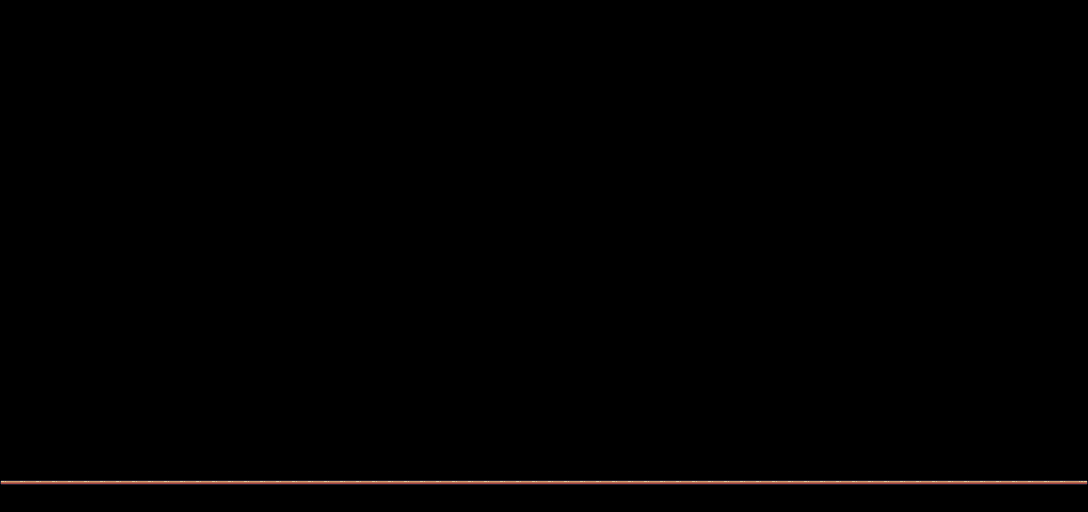

Rendered tile map (Tiled .tmx) drawn with the repository's tilesets; below, a short description and the full map source, tile grids included:
An orthogonal 68x32 tile map with 16x16 px tiles, 1 tile layer (Tile Layer 1) and 1 object (Player).

<map version="1.10" tiledversion="1.11.2" orientation="orthogonal" renderorder="right-down" width="68" height="32" tilewidth="16" tileheight="16" infinite="0" nextlayerid="3" nextobjectid="5">
 <tileset firstgid="1" source="dumb.tsx" />
 <layer id="1" name="Tile Layer 1" width="68" height="32">
  <data encoding="csv">
0,0,0,0,0,0,0,0,0,0,0,0,0,0,0,0,0,0,0,0,0,0,0,0,0,0,0,0,0,0,0,0,0,0,0,0,0,0,0,0,0,0,0,0,0,0,0,0,0,0,0,0,0,0,0,0,0,0,0,0,0,0,0,0,0,0,0,0,
0,0,0,0,0,0,0,0,0,0,0,0,0,0,0,0,0,0,0,0,0,0,0,0,0,0,0,0,0,0,0,0,0,0,0,0,0,0,0,0,0,0,0,0,0,0,0,0,0,0,0,0,0,0,0,0,0,0,0,0,0,0,0,0,0,0,0,0,
0,0,0,0,0,0,0,0,0,0,0,0,0,0,0,0,0,0,0,0,0,0,0,0,0,0,0,0,0,0,0,0,0,0,0,0,0,0,0,0,0,0,0,0,0,0,0,0,0,0,0,0,0,0,0,0,0,0,0,0,0,0,0,0,0,0,0,0,
0,0,0,0,0,0,0,0,0,0,0,0,0,0,0,0,0,0,0,0,0,0,0,0,0,0,0,0,0,0,0,0,0,0,0,0,0,0,0,0,0,0,0,0,0,0,0,0,0,0,0,0,0,0,0,0,0,0,0,0,0,0,0,0,0,0,0,0,
0,0,0,0,0,0,0,0,0,0,0,0,0,0,0,0,0,0,0,0,0,0,0,0,0,0,0,0,0,0,0,0,0,0,0,0,0,0,0,0,0,0,0,0,0,0,0,0,0,0,0,0,0,0,0,0,0,0,0,0,0,0,0,0,0,0,0,0,
0,0,0,0,0,0,0,0,0,0,0,0,0,0,0,0,0,0,0,0,0,0,0,0,0,0,0,0,0,0,0,0,0,0,0,0,0,0,0,0,0,0,0,0,0,0,0,0,0,0,0,0,0,0,0,0,0,0,0,0,0,0,0,0,0,0,0,0,
0,0,0,0,0,0,0,0,0,0,0,0,0,0,0,0,0,0,0,0,0,0,0,0,0,0,0,0,0,0,0,0,0,0,0,0,0,0,0,0,0,0,0,0,0,0,0,0,0,0,0,0,0,0,0,0,0,0,0,0,0,0,0,0,0,0,0,0,
0,0,0,0,0,0,0,0,0,0,0,0,0,0,0,0,0,0,0,0,0,0,0,0,0,0,0,0,0,0,0,0,0,0,0,0,0,0,0,0,0,0,0,0,0,0,0,0,0,0,0,0,0,0,0,0,0,0,0,0,0,0,0,0,0,0,0,0,
0,0,0,0,0,0,0,0,0,0,0,0,0,0,0,0,0,0,0,0,0,0,0,0,0,0,0,0,0,0,0,0,0,0,0,0,0,0,0,0,0,0,0,0,0,0,0,0,0,0,0,0,0,0,0,0,0,0,0,0,0,0,0,0,0,0,0,0,
0,0,0,0,0,0,0,0,0,0,0,0,0,0,0,0,0,0,0,0,0,0,0,0,0,0,0,0,0,0,0,0,0,0,0,0,0,0,0,0,0,0,0,0,0,0,0,0,0,0,0,0,0,0,0,0,0,0,0,0,0,0,0,0,0,0,0,0,
0,0,0,0,0,0,0,0,0,0,0,0,0,0,0,0,0,0,0,0,0,0,0,0,0,0,0,0,0,0,0,0,0,0,0,0,0,0,0,0,0,0,0,0,0,0,0,0,0,0,0,0,0,0,0,0,0,0,0,0,0,0,0,0,0,0,0,0,
0,0,0,0,0,0,0,0,0,0,0,0,0,0,0,0,0,0,0,0,0,0,0,0,0,0,0,0,0,0,0,0,0,0,0,0,0,0,0,0,0,0,0,0,0,0,0,0,0,0,0,0,0,0,0,0,0,0,0,0,0,0,0,0,0,0,0,0,
0,0,0,0,0,0,0,0,0,0,0,0,0,0,0,0,0,0,0,0,0,0,0,0,0,0,0,0,0,0,0,0,0,0,0,0,0,0,0,0,0,0,0,0,0,0,0,0,0,0,0,0,0,0,0,0,0,0,0,0,0,0,0,0,0,0,0,0,
0,0,0,0,0,0,0,0,0,0,0,0,0,0,0,0,0,0,0,0,0,0,0,0,0,0,0,0,0,0,0,0,0,0,0,0,0,0,0,0,0,0,0,0,0,0,0,0,0,0,0,0,0,0,0,0,0,0,0,0,0,0,0,0,0,0,0,0,
0,0,0,0,0,0,0,0,0,0,0,0,0,0,0,0,0,0,0,0,0,0,0,0,0,0,0,0,0,0,0,0,0,0,0,0,0,0,0,0,0,0,0,0,0,0,0,0,0,0,0,0,0,0,0,0,0,0,0,0,0,0,0,0,0,0,0,0,
0,0,0,0,0,0,0,0,0,0,0,0,0,0,0,0,0,0,0,0,0,0,0,0,0,0,0,0,0,0,0,0,0,0,0,0,0,0,0,0,0,0,0,0,0,0,0,0,0,0,0,0,0,0,0,0,0,0,0,0,0,0,0,0,0,0,0,0,
0,0,0,0,0,0,0,0,0,0,0,0,0,0,0,0,0,0,0,0,0,0,0,0,0,0,0,0,0,0,0,0,0,0,0,0,0,0,0,0,0,0,0,0,0,0,0,0,0,0,0,0,0,0,0,0,0,0,0,0,0,0,0,0,0,0,0,0,
0,0,0,0,0,0,0,0,0,0,0,0,0,0,0,0,0,0,0,0,0,0,0,0,0,0,0,0,0,0,0,0,0,0,0,0,0,0,0,0,0,0,0,0,0,0,0,0,0,0,0,0,0,0,0,0,0,0,0,0,0,0,0,0,0,0,0,0,
0,0,0,0,0,0,0,0,0,0,0,0,0,0,0,0,0,0,0,0,0,0,0,0,0,0,0,0,0,0,0,0,0,0,0,0,0,0,0,0,0,0,0,0,0,0,0,0,0,0,0,0,0,0,0,0,0,0,0,0,0,0,0,0,0,0,0,0,
0,0,0,0,0,0,0,0,0,0,0,0,0,0,0,0,0,0,0,0,0,0,0,0,0,0,0,0,0,0,0,0,0,0,0,0,0,0,0,0,0,0,0,0,0,0,0,0,0,0,0,0,0,0,0,0,0,0,0,0,0,0,0,0,0,0,0,0,
0,0,0,0,0,0,0,0,0,0,0,0,0,0,0,0,0,0,0,0,0,0,0,0,0,0,0,0,0,0,0,0,0,0,0,0,0,0,0,0,0,0,0,0,0,0,0,0,0,0,0,0,0,0,0,0,0,0,0,0,0,0,0,0,0,0,0,0,
0,0,0,0,0,0,0,0,0,0,0,0,0,0,0,0,0,0,0,0,0,0,0,0,0,0,0,0,0,0,0,0,0,0,0,0,0,0,0,0,0,0,0,0,0,0,0,0,0,0,0,0,0,0,0,0,0,0,0,0,0,0,0,0,0,0,0,0,
0,0,0,0,0,0,0,0,0,0,0,0,0,0,0,0,0,0,0,0,0,0,0,0,0,0,0,0,0,0,0,0,0,0,0,0,0,0,0,0,0,0,0,0,0,0,0,0,0,0,0,0,0,0,0,0,0,0,0,0,0,0,0,0,0,0,0,0,
0,0,0,0,0,0,0,0,0,0,0,0,0,0,0,0,0,0,0,0,0,0,0,0,0,0,0,0,0,0,0,0,0,0,0,0,0,0,0,0,0,0,0,0,0,0,0,0,0,0,0,0,0,0,0,0,0,0,0,0,0,0,0,0,0,0,0,0,
0,0,0,0,0,0,0,0,0,0,0,0,0,0,0,0,0,0,0,0,0,0,0,0,0,0,0,0,0,0,0,0,0,0,0,0,0,0,0,0,0,0,0,0,0,0,0,0,0,0,0,0,0,0,0,0,0,0,0,0,0,0,0,0,0,0,0,0,
0,0,0,0,0,0,0,0,0,0,0,0,0,0,0,0,0,0,0,0,0,0,0,0,0,0,0,0,0,0,0,0,0,0,0,0,0,0,0,0,0,0,0,0,0,0,0,0,0,0,0,0,0,0,0,0,0,0,0,0,0,0,0,0,0,0,0,0,
0,0,0,0,0,0,0,0,0,0,0,0,0,0,0,0,0,0,0,0,0,0,0,0,0,0,0,0,0,0,0,0,0,0,0,0,0,0,0,0,0,0,0,0,0,0,0,0,0,0,0,0,0,0,0,0,0,0,0,0,0,0,0,0,0,0,0,0,
0,0,0,0,0,0,0,0,0,0,0,0,0,0,0,0,0,0,0,0,0,0,0,0,0,0,0,0,0,0,0,0,0,0,0,0,0,0,0,0,0,0,0,0,0,0,0,0,0,0,0,0,0,0,0,0,0,0,0,0,0,0,0,0,0,0,0,0,
0,0,0,0,0,0,0,0,0,0,0,0,0,0,0,0,0,0,0,0,0,0,0,0,0,0,0,0,0,0,0,0,0,0,0,0,0,0,0,0,0,0,0,0,0,0,0,0,0,0,0,0,0,0,0,0,0,0,0,0,0,0,0,0,0,0,0,0,
0,0,0,0,0,0,0,0,0,0,0,0,0,0,0,0,0,0,0,0,0,0,0,0,0,0,0,0,0,0,0,0,0,0,0,0,0,0,0,0,0,0,0,0,0,0,0,0,0,0,0,0,0,0,0,0,0,0,0,0,0,0,0,0,0,0,0,0,
40,41,41,41,41,41,41,41,41,41,41,41,41,41,41,41,41,41,41,41,41,41,41,41,41,41,41,41,41,41,41,41,41,41,41,41,41,41,41,41,41,41,41,41,41,41,41,41,41,41,41,41,41,41,41,41,41,41,41,41,41,41,41,41,41,41,41,42,
0,0,0,0,0,0,0,0,0,0,0,0,0,0,0,0,0,0,0,0,0,0,0,0,0,0,0,0,0,0,0,0,0,0,0,0,0,0,0,0,0,0,0,0,0,0,0,0,0,0,0,0,0,0,0,0,0,0,0,0,0,0,0,0,0,0,0,0
</data>
 </layer>
 <objectgroup id="2" name="Spawnpoints">
  <object id="1" name="Player" type="Player" x="208" y="384" width="96" height="96" />
 </objectgroup>
</map>
